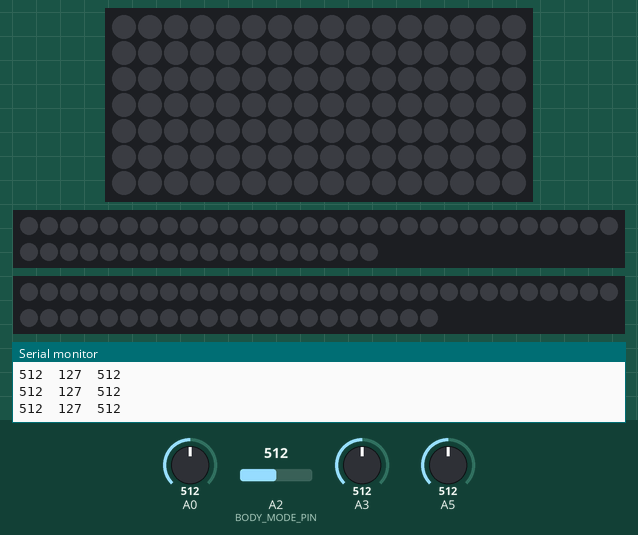
Recording of a sketch running on a simulated Arduino Uno, built with avr-gcc and run on an emulated ATmega328P. On the bench: 16×7 RGB LED matrix (first LED top left, wired row by row), 48 RGB LEDs in strip order, left to right, continuing on the next row, 51 RGB LEDs in strip order, left to right, continuing on the next row, the last lines printed to the serial monitor. The test bench sets the inputs (shaded band); at power-on: A2 (BODY_MODE_PIN) = 512, A5 = 512, A3 = 512, A0 = 512. Dim RGB values are drawn brighter than linear.

Above: at 1.2 s.
1.3 s: A2 (BODY_MODE_PIN) set to 110
4.1 s: A2 (BODY_MODE_PIN) set to 94
7.0 s: A5 set to 30
10.0 s: A3 set to 30
At 10.21 s:
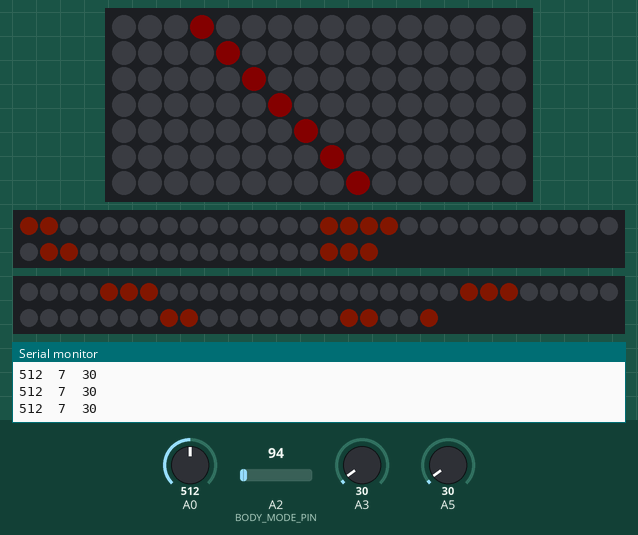
13.0 s: A0 set to 488
At 13.27 s:
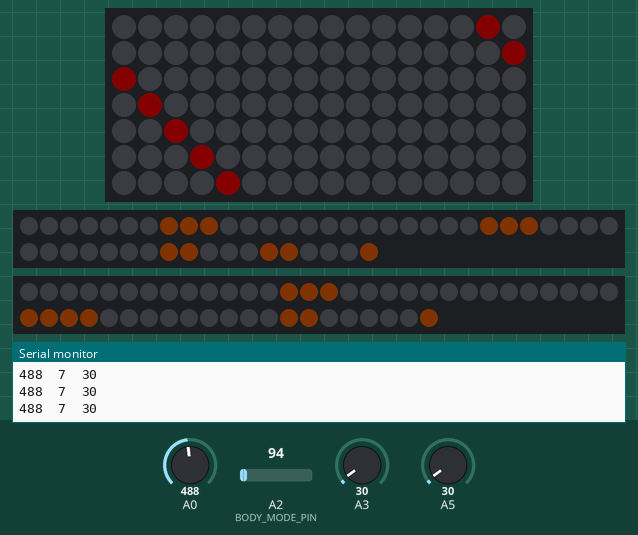
16.0 s: A0 set to 462
At 19.38 s:
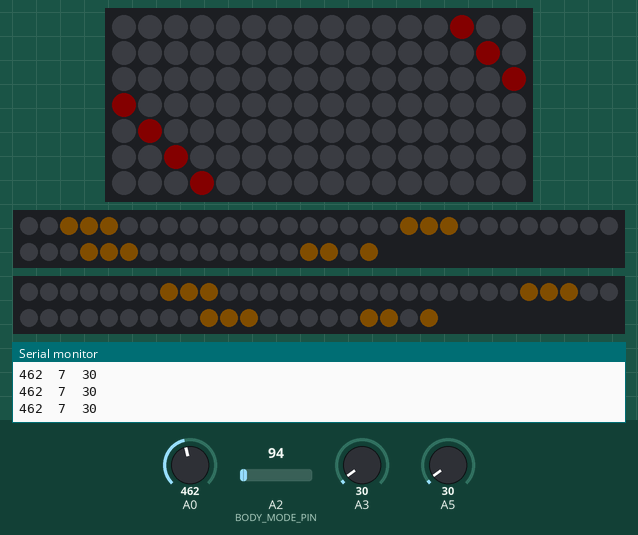
At 22.44 s:
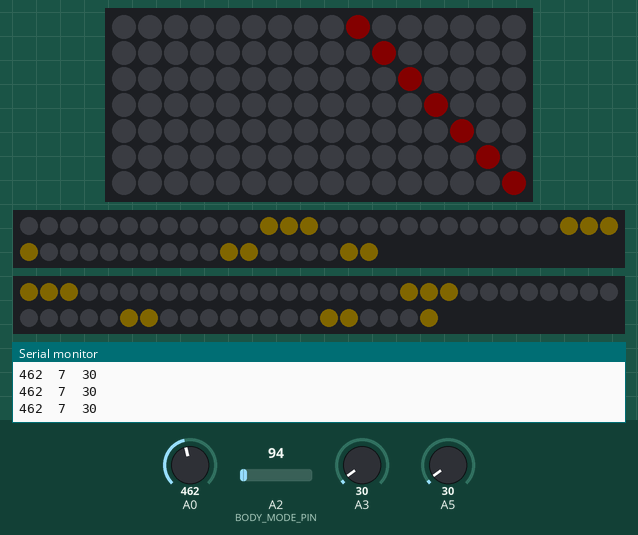

Measured:
- the behaviour switches between 472 and 471 on A0 (found by bisection; images 2 and 3)
- after the input at 10.0 s, the LEDs: change after 0.06 s (image 1)

The sketch:

Kugel.ino
```cpp
#include <FastLED.h>
#define LED_TYPE    WS2811

uint16_t getTimeSinceLastCall();

#include "Body.h"
#include "Eye.h"

void setup() {
  Serial.begin(9600);

  bodySetup();
  eyeSetup();
  //TODO other setups here
}


unsigned long lastStroboOnTime = 0;
unsigned long lastStroboOffTime = 0;
bool stroboOn = false;


void loop() {
  const uint16_t speed = analogRead(A0);
  Serial.print(speed); Serial.print("  ");
 const uint8_t brightness = map(analogRead(A3), 0, 1023, 0, 255);
 Serial.print(brightness); Serial.print("  ");
 const uint16_t strobo = analogRead(A5);
 Serial.print(strobo); Serial.print("  ");
 Serial.println("");
 const uint16_t timeSinceLastCall = getTimeSinceLastCall();

 bodyLoop(timeSinceLastCall, speed);
 eyeLoop(timeSinceLastCall, speed);


 if(strobo < 990)
 {
    const unsigned long time = micros();
    const unsigned long offTime = map(strobo, 0, 1023, 4000, 100000);
    if(stroboOn && time - lastStroboOnTime > 12000)
    {
      FastLED.setBrightness(0);
      stroboOn = false;
      lastStroboOffTime = time;
    }
    else if(!stroboOn && time - lastStroboOffTime > offTime)
    {
      FastLED.setBrightness(brightness);
      stroboOn = true;
      lastStroboOnTime = time;
    }
 }
 else
 {
    stroboOn = false;
    FastLED.setBrightness(brightness);
 }


 FastLED.show();
}

/*


CRGB& getPixel(const uint8_t x, const uint8_t y)
{
  return leds[mapping[y][x]];
}

void clearPixels()
{
  FastLED.clear();
}
*/

uint16_t getTimeSinceLastCall()
{
  static unsigned long lastTime = 0;
  const unsigned long currentTime = micros();
  const uint16_t diff = currentTime - lastTime;
  lastTime = currentTime;
  return diff;
}
```

Body.h
```cpp
#pragma once
#define BODY_PIN 7
#define BODY_MODE_PIN A2
#define BODY_COLOR_ORDER RGB
#define BODY_LEDS    112

//Return reference to the pixel at (x,y)
CRGB& getBodyPixel(const uint8_t x, const uint8_t y);
//set all leds to black
void clearBodyPixels();

//function pointers for effect methods
typedef void (*BodyUpdatePtr)(const uint16_t, const uint16_t, const uint8_t, const uint8_t);
typedef void (*BodyInitPtr)(const uint8_t, const uint8_t);

CRGB bodyLeds[BODY_LEDS];

//available effects
enum BodyMode
{
    BODY_TEST_MODE,
    BODY_RED,
    BODY_GREEN,
    BODY_BLUE,
    BODY_YELLOW,
    BODY_CYAN,
    BODY_MAGENTA,
    BODY_FADE,
    BODY_FADE2,
    BODY_FIRE,
    //insert new modes above NUM_MODES
    NUM_BODY_MODES
};

BodyUpdatePtr bodyExecute[NUM_BODY_MODES];
BodyInitPtr bodyInitialize[NUM_BODY_MODES];
BodyMode currentBodyMode = BODY_TEST_MODE;
BodyMode lastBodyMode = currentBodyMode;


#define BODY_W 16
#define BODY_H 7

#include "BodyTestMode.h"
#include "BodyStatic.h"
#include "BodyFade.h"
#include "BodyFire.h"

void bodySetup()
{
  FastLED.addLeds<LED_TYPE, BODY_PIN, BODY_COLOR_ORDER>(bodyLeds, BODY_LEDS).setCorrection(TypicalLEDStrip);

  bodyExecute[BODY_TEST_MODE] = updateBody;
  bodyInitialize[BODY_TEST_MODE] = initBodyTest;

  bodyExecute[BODY_RED] = updateBodyStatic;
  bodyInitialize[BODY_RED] = initBodyStaticColor;
  bodyExecute[BODY_GREEN] = updateBodyStatic;
  bodyInitialize[BODY_GREEN] = initBodyStaticColor;
  bodyExecute[BODY_BLUE] = updateBodyStatic;
  bodyInitialize[BODY_BLUE] = initBodyStaticColor;
  bodyExecute[BODY_YELLOW] = updateBodyStatic;
  bodyInitialize[BODY_YELLOW] = initBodyStaticColor;
  bodyExecute[BODY_CYAN] = updateBodyStatic;
  bodyInitialize[BODY_CYAN] = initBodyStaticColor;
  bodyExecute[BODY_MAGENTA] = updateBodyStatic;
  bodyInitialize[BODY_MAGENTA] = initBodyStaticColor;

  bodyExecute[BODY_FADE] = updateBodyFade;
  bodyInitialize[BODY_FADE] = initBodyFade;
  bodyExecute[BODY_FADE2] = updateBodyFade2;
  bodyInitialize[BODY_FADE2] = initBodyFade;

  bodyExecute[BODY_FIRE] = updateBodyFire;
  bodyInitialize[BODY_FIRE] = initBodyFire;

  bodyInitialize[currentBodyMode](BODY_H, BODY_W);
}

void bodyLoop(const uint16_t timeSinceLastCall, const uint16_t speed)
{
  const int val = analogRead(BODY_MODE_PIN);
  currentBodyMode = (BodyMode)map(val, 0, 1024, 0, NUM_BODY_MODES);

  if(currentBodyMode != lastBodyMode)
  {
    lastBodyMode = currentBodyMode;
    bodyInitialize[currentBodyMode](BODY_H, BODY_W);
  }

  bodyExecute[currentBodyMode](timeSinceLastCall, speed, BODY_H, BODY_W);

}


//16 x 7
//[y] [y]
uint8_t bodyMapping[7][16] = {{0, 1, 2, 3, 4, 5, 6, 7, 8, 9, 10, 11, 12, 13, 14, 15},
                              {17, 18, 19, 20, 21, 22, 23, 24, 25, 26, 27, 28, 29, 30, 31, 16},
                              {34, 35, 36, 37, 38, 39, 40, 41, 42, 43, 44, 45, 46, 47, 32, 33},
                              {51, 52, 53, 54, 55, 56, 57, 58, 59, 60, 61, 62, 63, 48, 49, 50},
                              {68, 69, 70, 71, 72, 73, 74, 75, 76, 77, 78, 79, 64, 65, 66, 67},
                              {85, 86, 87, 88, 89, 90, 91, 92, 93, 94, 95, 80, 81, 82, 83, 84},
                              {102, 103, 104, 105, 106, 107, 108, 109, 110, 111, 96, 97, 98, 99, 100, 101}};

CRGB& getBodyPixel(const uint8_t x, const uint8_t y)
{
  return bodyLeds[bodyMapping[y][x]];
}

void clearBodyPixels()
{
  for(int i = 0; i < BODY_LEDS; ++i)
  {
    bodyLeds[i] = CRGB::Black;
  }
}
```

BodyFade.h
```cpp
#include "Wait.h"

struct
{
 uint8_t h;
 uint32_t timePassed; //in us
} bodyFadeState;


void initBodyFade(const uint8_t numRows,
                 const uint8_t numColls)
{
  bodyFadeState.timePassed = 0;
}

void updateBodyFade(const uint16_t timeSinceLastCall, const uint16_t speed, const uint8_t numRows,
                const uint8_t numColls)
{
  WAIT(map(speed, 0, 1023, 0, 600000), bodyTestState.timePassed, timeSinceLastCall);
  for(int x = 0; x < numColls; ++x)
  {
    for(int y = 0; y < numRows; ++y)
    {
      CRGB& p = getBodyPixel(x, y);
      p.setHue(bodyFadeState.h);
    }
  }
  bodyFadeState.h += 2;
}

void updateBodyFade2(const uint16_t timeSinceLastCall, const uint16_t speed, const uint8_t numRows,
                const uint8_t numColls)
{
  WAIT(map(speed, 0, 1023, 0, 600000), bodyTestState.timePassed, timeSinceLastCall);
  for(int x = 0; x < numColls; ++x)
  {
    for(int y = 0; y < numRows; ++y)
    {
      CRGB& p = getBodyPixel(x, y);
      p.setHue(bodyFadeState.h);
    }
  }
  bodyFadeState.h += 120;
}
```

BodyFire.h
```cpp
#include "Wait.h"

struct
{;
 uint32_t timePassed; //in us
 uint8_t offset;
} bodyFireState;


void initBodyFire(const uint8_t numRows,
                 const uint8_t numColls)
{
  bodyFireState.timePassed = 0;
}

void updateBodyFire(const uint16_t timeSinceLastCall, const uint16_t speed, const uint8_t numRows,
                const uint8_t numColls)
{
  WAIT(map(speed, 0, 1023, 0, 600000), bodyTestState.timePassed, timeSinceLastCall);
  for(int x = 0; x < numColls; ++x)
  {
    for(int y = 0; y < numRows; ++y)
    {
      const int xOff = (x + bodyFireState.offset) % numColls;
      const int yOff = (y + bodyFireState.offset) % numRows;
      const int dist = xOff * xOff + yOff * yOff;
      const int maxDist = numRows * numRows + numColls * numColls;
      const int h = map(dist, 0, maxDist, 0, 40);
      CRGB& p = getBodyPixel(x, y);
      p.setHue(h);
    }
  }
  ++bodyFireState.offset;
}
```

BodyStatic.h
```cpp
void initBodyStaticColor(const uint8_t numRows,
                 const uint8_t numColls) {}

void updateBodyStatic(const uint16_t timeSinceLastCall, const uint16_t speed, const uint8_t numRows,
                const uint8_t numColls)
{
  CRGB col = CRGB::Red;

  switch(currentBodyMode)
  {
    case BODY_RED: col = CRGB::Red; break;
    case BODY_GREEN: col = CRGB::Green; break;
    case BODY_BLUE: col = CRGB::Blue; break;
    case BODY_YELLOW: col = CRGB::Yellow; break;
    case BODY_CYAN: col = CRGB::Cyan; break;
    case BODY_MAGENTA: col = CRGB::Magenta; break;
  }

  for(int x = 0; x < numColls; ++x)
  {
    for(int y = 0; y < numRows; ++y)
    {
      CRGB& p = getBodyPixel(x, y);
      p = col;
    }
  }
}
```

BodyTestMode.h
```cpp
#pragma once
#include "Wait.h"

struct
{
 int col;
 uint32_t timePassed; //in us
} bodyTestState;

void initBodyTest(const uint8_t numRows,
                 const uint8_t numColls)
{
  bodyTestState.col = 0;
}


void updateBody(const uint16_t timeSinceLastCall, const uint16_t speed, const uint8_t numRows,
                const uint8_t numColls)
{
  WAIT(map(speed, 0, 1023, 0, 600000), bodyTestState.timePassed, timeSinceLastCall);

  clearBodyPixels();

  for(uint8_t y = 0; y < numRows; ++y)
  {
    CRGB& p = getBodyPixel(bodyTestState.col, y);
    p.setHue(0);
  }

  bodyTestState.col = (bodyTestState.col + 1) % numColls;
}
```

Eye.h
```cpp
#pragma once
#define LEFT_EYE_PIN 2
#define RIGHT_EYE_PIN 9
#define EYE_COLOR_ORDER RGB
#define LEFT_EYE_LEDS 48
#define RIGHT_EYE_LEDS 51
#define EYE_W 18
#define EYE_H 5

//Return reference to the pixel at (x,y)
CRGB& getEyePixel(const uint8_t x, const uint8_t y, bool left);
//set all leds to black
void clearEyePixels();

//function pointers for effect methods
typedef void (*EyeUpdatePtr)(const uint16_t, const uint16_t, const uint8_t, const uint8_t);
typedef void (*EyeInitPtr)(const uint8_t, const uint8_t);


CRGB leftEyeLeds[LEFT_EYE_LEDS];
CRGB rightEyeLeds[RIGHT_EYE_LEDS];

//available effects
enum EyeMode
{   EYE_TEST_MODE,
    EYE_RED,
    EYE_GREEN,
    EYE_BLUE,
    EYE_YELLOW,
    EYE_CYAN,
    EYE_MAGENTA,
    EYE_FADE,
    EYE_FADE2,
    EYE_FIRE,
    //insert new modes above NUM_MODES
    NUM_EYE_MODES
};

EyeUpdatePtr eyeExecute[NUM_EYE_MODES];
EyeInitPtr eyeInitialize[NUM_EYE_MODES];
EyeMode currentEyeMode = EYE_TEST_MODE;
EyeMode lastEyeMode = currentEyeMode;

#include "EyeTestMode.h"
#include "EyeStatic.h"
#include "EyeFade.h"

void eyeSetup()
{
  FastLED.addLeds<LED_TYPE, LEFT_EYE_PIN, EYE_COLOR_ORDER>(leftEyeLeds, LEFT_EYE_LEDS).setCorrection(TypicalLEDStrip);
  FastLED.addLeds<LED_TYPE, RIGHT_EYE_PIN, EYE_COLOR_ORDER>(rightEyeLeds, RIGHT_EYE_LEDS).setCorrection(TypicalLEDStrip);

  eyeExecute[EYE_TEST_MODE] = updateEyeTest;
  eyeInitialize[EYE_TEST_MODE] = initEyeTest;

  eyeExecute[EYE_RED] = updateEyeStatic;
  eyeInitialize[EYE_RED] = initEyeStaticColor;

  eyeExecute[EYE_GREEN] = updateEyeStatic;
  eyeInitialize[EYE_GREEN] = initEyeStaticColor;

  eyeExecute[EYE_BLUE] = updateEyeStatic;
  eyeInitialize[EYE_BLUE] = initEyeStaticColor;

  eyeExecute[EYE_YELLOW] = updateEyeStatic;
  eyeInitialize[EYE_YELLOW] = initEyeStaticColor;

  eyeExecute[EYE_CYAN] = updateEyeStatic;
  eyeInitialize[EYE_CYAN] = initEyeStaticColor;

  eyeExecute[EYE_MAGENTA] = updateEyeStatic;
  eyeInitialize[EYE_MAGENTA] = initEyeStaticColor;

  eyeExecute[EYE_FADE] = updateEyeFade;
  eyeInitialize[EYE_FADE] = initEyeFade;

  eyeExecute[EYE_FADE2] = updateEyeFade2;
  eyeInitialize[EYE_FADE2] = initEyeFade;

  eyeInitialize[currentEyeMode](EYE_H, EYE_W);
}

void eyeLoop(const uint16_t timeSinceLastCall, const uint16_t speed)
{
  const int val = analogRead(A2);
  currentEyeMode = (EyeMode)map(val, 0, 1024, 0, NUM_EYE_MODES);

  if(currentEyeMode == EYE_FIRE)
    currentEyeMode = EYE_RED;

  if(currentEyeMode != lastEyeMode)
  {
    lastEyeMode = currentEyeMode;
    eyeInitialize[currentEyeMode](EYE_H, EYE_W);
  }
  eyeExecute[currentEyeMode](timeSinceLastCall, speed, EYE_H, EYE_W);
}


// [y][x]
uint8_t leftMapping[5][18] = {{47, 47, 47, 47, 47, 47, 47, 47, 47, 47, 47, 47, 47, 47, 47, 47, 47, 47},
                              {41, 41, 46, 46, 46, 45, 45, 45, 44, 44, 44, 44, 43, 43, 43, 42, 42, 42},
                              {40, 40, 30, 31, 31, 32, 32, 33, 34, 35, 35, 35, 36, 37, 37, 38, 38, 39},
                              {27, 28, 29, 16, 16, 17, 18, 19, 20, 21, 21, 21, 22, 23, 24, 25, 25, 26},
                              {12, 13, 14, 15, 15,  0,  1,  2,  3,  4,  5, 5,  6,  7,  8,  9, 10, 11}};

uint8_t rightMapping[5][18] = {{50, 50, 50, 50, 50, 50, 50, 50, 50, 50, 50, 50, 50, 50, 50, 50, 50, 50},
                               {45, 45, 46, 46, 46, 47, 47, 47, 48, 48, 48, 49, 49, 44, 44, 44, 44, 45},
                               {35, 36, 36, 37, 37, 38, 38, 39, 40, 41, 41, 41, 47, 43, 43, 33, 34, 34},
                               {19, 20, 21, 22, 22, 23, 24, 25, 26, 27, 28, 28, 29, 30, 31, 32, 18, 18},
                               {0,  1,  2,  3,  4,  5,  6,  7,  8,  9,  10, 11, 12, 13, 14, 15, 16, 17}};

CRGB& getEyePixel(const uint8_t x, const uint8_t y, bool left)
{
  if(left)
    return leftEyeLeds[leftMapping[y][x]];
  return rightEyeLeds[rightMapping[y][x]];
}

void clearEyePixels()
{
  for(int i = 0; i < LEFT_EYE_LEDS; ++i)
  {
    leftEyeLeds[i] = CRGB::Black;
  }

  for(int i = 0; i < RIGHT_EYE_LEDS; ++i)
  {
    rightEyeLeds[i] = CRGB::Black;
  }
}
```

EyeFade.h
```cpp
#include "Wait.h"

struct
{
 uint8_t h;
 uint32_t timePassed; //in us
} eyeFadeState;


void initEyeFade(const uint8_t numRows,
                 const uint8_t numColls)
{
  eyeFadeState.timePassed = 0;
}

void updateEyeFade(const uint16_t timeSinceLastCall, const uint16_t speed, const uint8_t numRows,
                const uint8_t numColls)
{
  WAIT(map(speed, 0, 1023, 0, 600000), eyeFadeState.timePassed, timeSinceLastCall);
  for(int x = 0; x < numColls; ++x)
  {
    for(int y = 0; y < numRows; ++y)
    {
      CRGB& p = getEyePixel(x, y, true);
      p.setHue(eyeFadeState.h);
      CRGB& p2 = getEyePixel(x, y, false);
      p2.setHue(eyeFadeState.h + 30);
    }
  }
  eyeFadeState.h += 2;
}

void updateEyeFade2(const uint16_t timeSinceLastCall, const uint16_t speed, const uint8_t numRows,
                const uint8_t numColls)
{
  WAIT(map(speed, 0, 1023, 0, 600000), eyeFadeState.timePassed, timeSinceLastCall);
  for(int x = 0; x < numColls; ++x)
  {
    for(int y = 0; y < numRows; ++y)
    {
      CRGB& p = getEyePixel(x, y, true);
      p.setHue(eyeFadeState.h);
      CRGB& p2 = getEyePixel(x, y, false);
      p2.setHue(eyeFadeState.h + 30);
    }
  }
  eyeFadeState.h += 120;
}
```

EyeStatic.h
```cpp
void initEyeStaticColor(const uint8_t numRows,
                 const uint8_t numColls) {}

void updateEyeStatic(const uint16_t timeSinceLastCall, const uint16_t speed, const uint8_t numRows,
                const uint8_t numColls)
{
  CRGB col = CRGB::Red;

  switch(currentBodyMode)
  {
    case EYE_RED: col = CRGB::Red; break;
    case EYE_GREEN: col = CRGB::Green; break;
    case EYE_BLUE: col = CRGB::Blue; break;
    case EYE_YELLOW: col = CRGB::Yellow; break;
    case EYE_CYAN: col = CRGB::Cyan; break;
    case EYE_MAGENTA: col = CRGB::Magenta; break;
  }

  for(int x = 0; x < numColls; ++x)
  {
    for(int y = 0; y < numRows; ++y)
    {
      CRGB& p = getEyePixel(x, y, true);
      CRGB& p2 = getEyePixel(x, y, false);
      p = col;
      p2 = col;
    }
  }
}
```

EyeTestMode.h
```cpp
#pragma once
#include "Wait.h"

struct
{
  uint8_t offset;
  uint32_t timePassed; //in us
  int hStep;
  uint8_t h;
} eyeTestState;


void initEyeTest(const uint8_t numRows, const uint8_t numColls)
{
  Serial.println("init");
  eyeTestState.offset = 5;
  eyeTestState.h = 0;
  eyeTestState.timePassed = 300000; //some big number to force execution on first call
  eyeTestState.hStep = 255 / numRows;
}


void updateEyeTest(const uint16_t timeSinceLastCall, const uint16_t speed, const uint8_t numRows,
                const uint8_t numColls)
{
   WAIT(map(speed, 0, 1023, 0, 600000), bodyTestState.timePassed, timeSinceLastCall);

  clearEyePixels();
  uint32_t end = eyeTestState.offset + 3;

  for(uint32_t x = eyeTestState.offset; x < end; ++x)
  {
    const uint8_t realX = x % numColls;
    for(int y = 0; y < numRows; ++y)
    {
        CRGB& left = getEyePixel(realX, y, true);
        CRGB& right = getEyePixel(realX, y, false);
        right.setHue(eyeTestState.h);
        left.setHue(eyeTestState.h);
    }
  }


  ++eyeTestState.offset;
  ++eyeTestState.h;
}
```

Wait.h
```cpp
#pragma once

#define WAIT(waitTime, accumulator, timePassed) \
  accumulator += timePassed; \
  if(accumulator > waitTime) \
  { \
    accumulator = 0; \
  } \
  else \
  { \
    return; \
  }
```
